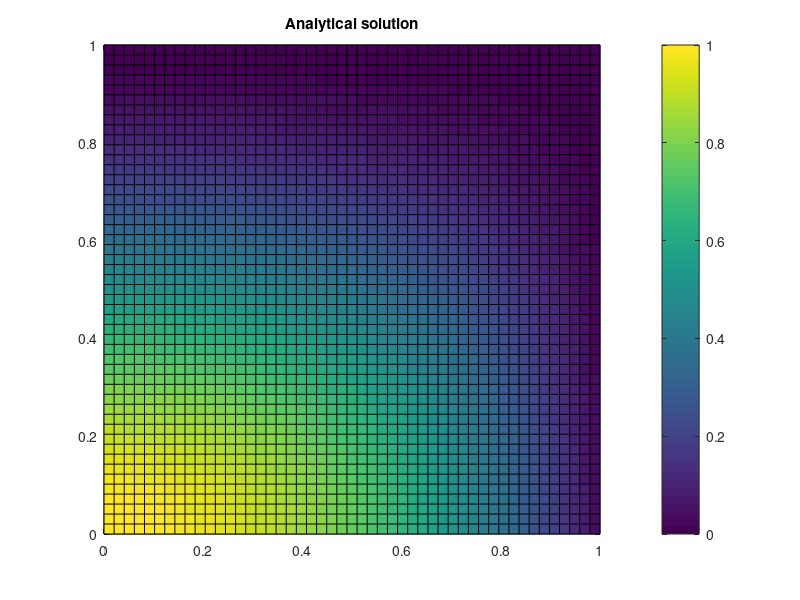
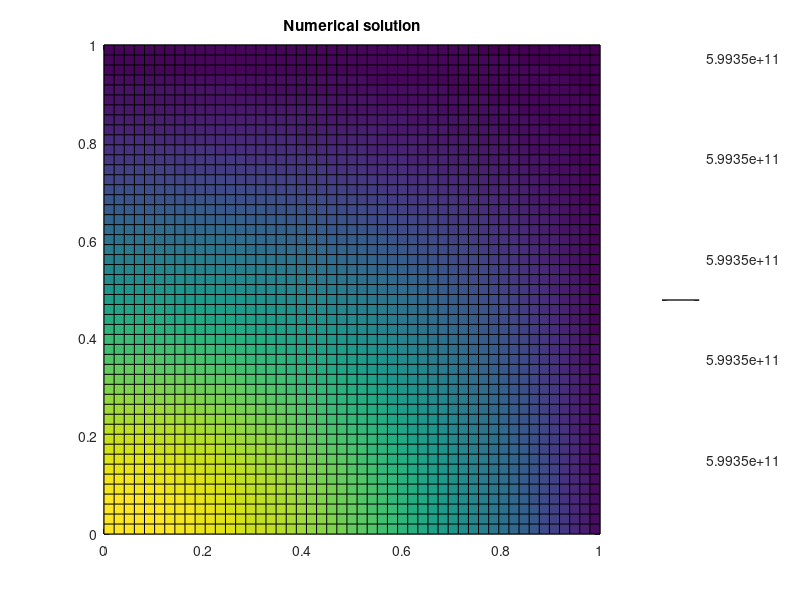

These figures' MATLAB source, in order:
close all;
clear

%% Solving Poisson equation: Lu = u_xx + u_yy = -2(2y^3 - 3y^2 + 1) + 6(1-x^2)*(2y-1) 
%% with boundary condition u_y(x,0) = u_y(x,1) = 0
%% and u_x(0,y) = 0, u_x(1,y) = -2(2y^3 - 3y^2 + 1).
%%
%% Analytical solution: u(x,y) = (1-x^2)(2y^3-3y^2+1)

nx = 50;     
dx = 1/nx;

% Form (x,y)-space
x=linspace(0,1,nx);
y=linspace(0,1,nx);
[x_,y_]=meshgrid(x,y);

% RHS of Poisson equation
f_ = -2*(2*(y_).^3-3*(y_).^2+1)+6*(1-x_.*x_).*(2*y_-1);

e=ones(nx,1);
Lx=spdiags([e -2*e e],[-1 0 1],nx,nx);
Ly=spdiags([e -2*e e],[-1 0 1],nx,nx);

% Homoegeneous Neumann BC on y-direction
Ly(1,1) = -2;
Ly(1,2) = 2;
Ly(nx,nx-1) = 2;
Ly(nx,nx) = -2;

% Nonhomog. Neumann BC on x-direction
Lx(1,1) = -2;
Lx(1,2) = 2;
Lx(nx,nx-1) = 2;
Lx(nx,nx) = -2;
f_(:,nx) = f_(:,nx) - reshape(2*dx*(-2*(2*(y).^3-3*(y).^2+1))/(dx^2),nx,1);

% make 1D identities
Ix = speye(nx);
Iy = speye(nx);

% form 2D matrix from kron
Adiff = (kron(Iy,Lx) + kron(Ly,Ix))/(dx^2);

u_num = Adiff\reshape(f_,nx^2,1);

figure(1);
u_exact = (1-(x_.*x_)).*(2*(y_).^3-3*(y_).^2+1);
pcolor(x_,y_,u_exact); colorbar;
title('Analytical solution');

figure(2);
pcolor(x_,y_,reshape(u_num,nx,nx)); colorbar;
title('Numerical solution');